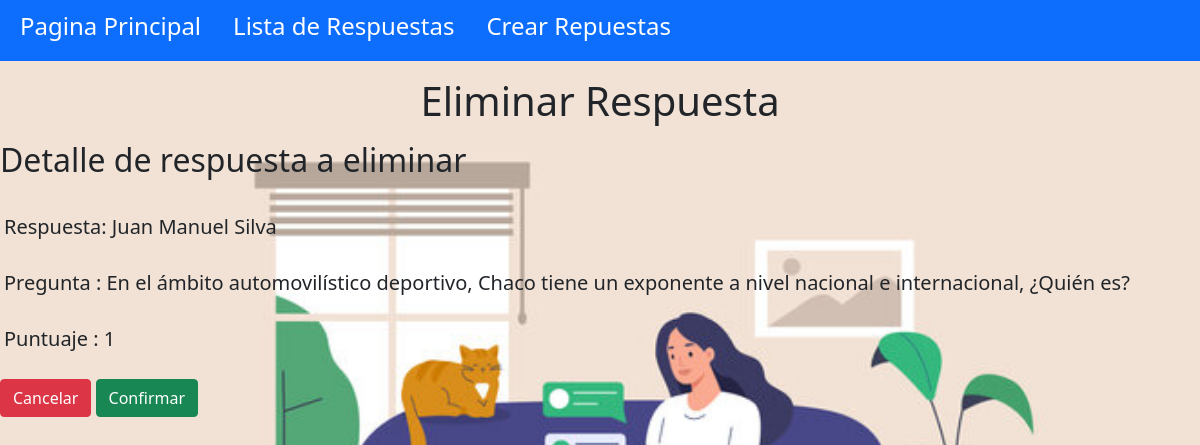
/juego/eliminar_respuesta/3 (signed in), run on the app's committed database.
### juego/models.py (models this page shows, shortened)
class Respuesta(models.Model):
    id_pregunta= models.ForeignKey('Pregunta', on_delete=models.CASCADE)
    opcion= models.CharField(max_length=200)
    puntaje= models.IntegerField()

class Pregunta(models.Model):
    autor = models.ForeignKey('auth.User', on_delete=models.CASCADE)
    pregunta= models.CharField(max_length=200)
    fecha_creacion = models.DateTimeField(auto_now_add=True)
    id_categoria = models.ForeignKey('Categoria', on_delete=models.CASCADE)
    def __str__(self):
        return self.pregunta

### juego/views.py (the view)
# urls.py: path('eliminar_respuesta/<int:identificador>', views.eliminar_respuesta, name="eliminar_respuesta"),
@permission_required('juedo.delete_respuesta', login_url='/login')
@login_required(login_url='/login')
def eliminar_respuesta(request, identificador):
    respuesta = Respuesta.objects.get(pk=identificador)
    return render(request, 'juego/eliminar_respuesta.html', {"respuesta": respuesta})

### templates/juego/eliminar_respuesta.html (shortened to what this page needs)
<html>
    <head>
    </head>
    <link href="https://cdn.jsdelivr.net/npm/bootstrap@5.1.0/dist/css/bootstrap.min.css" rel="stylesheet">
<body>
<nav class="navbar navbar-dark bg-primary p-1">
    <ul class="nav justify-content-end">
  <li class="nav-item">
    <a class="nav-link active text-white h4"  aria-current="page" href="/">Pagina Principal</a>
  </li>
  <li class="nav-item">
    <a class="nav-link active text-white h4"  aria-current="page" href="/juego/respuestas">Lista de Respuestas</a>
  </li>
   <li class="nav-item">
    <a class="nav-link active text-white h4"  aria-current="page" href="/juego/crear_respuesta">Crear Repuestas</a>
  </li>
</ul>
</nav>
<p class="h1 m-3" align="center">Eliminar Respuesta</p>
{% block body %}
<h2>Detalle de respuesta a eliminar</h2><br>
<p class="h5 m-1">Respuesta: {{respuesta.opcion}}</p>
    <br>
<p class="h5 m-1">Pregunta :  {{respuesta.id_pregunta}}</p>
    <br>
<p class="h5 m-1">Puntuaje :  {{respuesta.puntaje}}</p><br>
<a class="btn btn-danger" href="{% url 'juego:detalle_respuesta' respuesta.pk %}">Cancelar</a>
<a class="btn btn-success" href="{% url 'juego:confirmar_eliminacionn' respuesta.pk %}">Confirmar</a>
{% endblock %}

### templates/juego/eliminar_respuesta.html (style rules this page uses)
body { background-image: url(../static/trabajo.jpg); background-repeat: no-repeat; background-attachment: fixed; background-size: cover; }

### data on the page
Respuesta: opcion "Juan Manuel Silva", id_pregunta "En el ámbito automovilístico deportivo, Chaco tiene un exponente a nivel nacional e internacional, ¿Quién es?", puntaje "1"
